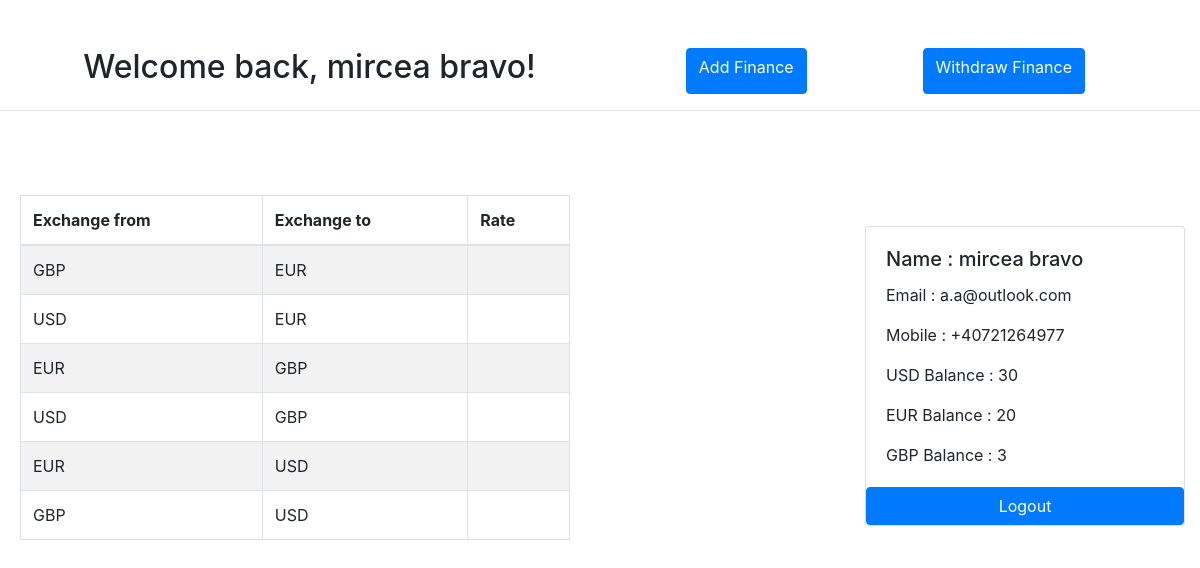
/dashboard.php (signed in), run on the app's committed database.
### tables this page shows
CREATE TABLE `pair` (
  `from_valuta` varchar(5) NOT NULL,
  `to_valuta` varchar(5) NOT NULL
);

### dashboard.php (the view, shortened to what this page needs)
<!DOCTYPE html>
<html lang="en">
<head>
    <link href="https://stackpath.bootstrapcdn.com/bootstrap/4.3.1/css/bootstrap.min.css" rel="stylesheet">
</head>
<body>
    <br>
    <br>
    <div class="col-md-11 d-flex">
        <h2> &nbsp; &nbsp; &nbsp; &nbsp; Welcome back, <?php echo $_SESSION['user_name']; ?>! &nbsp; &nbsp;</h2>
        <a href="add_finance.php" class="btn ml-auto btn-primary pull-right"><i class="fa fa-plus"></i> Add Finance</a>
        <a href="withdraw_finance.php" class="btn ml-auto btn-primary pull-right"><i class="fa fa-plus"></i> Withdraw Finance</a>
    </div>
    <hr>
    <br>
    <br>
    <div class="grid-container-element">
        <div class="grid-child-element">
            <?php
            require_once "config.php";
            $sql = "SELECT * FROM pair";
            $stmt = $mysqli->prepare($sql);
            $stmt->execute();
            if($result = $stmt->get_result()){
                if($result->num_rows > 0){
                    echo '<table class="table table-bordered table-striped">';
                    echo "<thead>";
                    echo "<tr>";
                    echo "<th>Exchange from</th>";
                    echo "<th>Exchange to</th>";
                    echo "<th>Rate</th>";
                    echo "</tr>";
                    echo "</thead>";
                    echo "<tbody>";
                    while($row = $result->fetch_assoc()){
                        echo "<tr>";
                        echo "<td>" . $row['from_valuta'] . "</td>";
                        echo "<td>" . $row['to_valuta'] . "</td>";
                        echo "<td>" . currencyConverter($row['from_valuta'], $row['to_valuta'],1) . "</td>";
                        echo "</tr>";
                    }
                    echo "</tbody>";
                    echo "</table>";
                } else{
                    echo '<div class="alert alert-danger"><em>No records were found.</em></div>';
                }
            } else{
                echo "Oops! Something went wrong. Please try again later.";
            }
            ?>
        </div>
        <div class="container grid-child-element .position-r-0">
            <div class="row">
                    <div class="ml-auto col-auto float-child-element">
                        <div class="card " style="width: 20rem;">
                            <div class="card-body">
                                <h5 class="card-title">Name : <?php echo $_SESSION['user_name']?></h5>
                                <p class="card-text">Email : <?php echo $_SESSION['user_email']?></p>
                                <p class="card-text">Mobile : <?php echo $_SESSION['user_mobile']?></p>
                                <p class="card-text">USD Balance : <?php echo $_SESSION['USD']?></p>
                                <p class="card-text">EUR Balance : <?php echo $_SESSION['EUR']?></p>
                                <p class="card-text">GBP Balance : <?php echo $_SESSION['GBP']?></p>
                            </div>
                            <a href="logout.php" class="btn btn-primary pull-right">Logout</a>
                        </div>
                    </div>
            </div>
        </div>
    </div>
</body>
</html>

### dashboard.php (style rules this page uses)
.grid-container-element { display: grid; align-items: center; grid-template-columns: 2fr 2fr; grid-gap: 20px; width: 100%; }
.grid-child-element { margin: 20px; }

### data on the page
pair: from_valuta "GBP", to_valuta "EUR"
pair: from_valuta "USD", to_valuta "EUR"
pair: from_valuta "EUR", to_valuta "GBP"
pair: from_valuta "USD", to_valuta "GBP"
pair: from_valuta "EUR", to_valuta "USD"
pair: from_valuta "GBP", to_valuta "USD"

### other printed values
$_SESSION['user_name'] "mircea bravo"
$_SESSION['user_email'] "a.a@outlook.com"
$_SESSION['user_mobile'] "+40721264977"
$_SESSION['USD'] "30"
$_SESSION['EUR'] "20"
$_SESSION['GBP'] "3"
